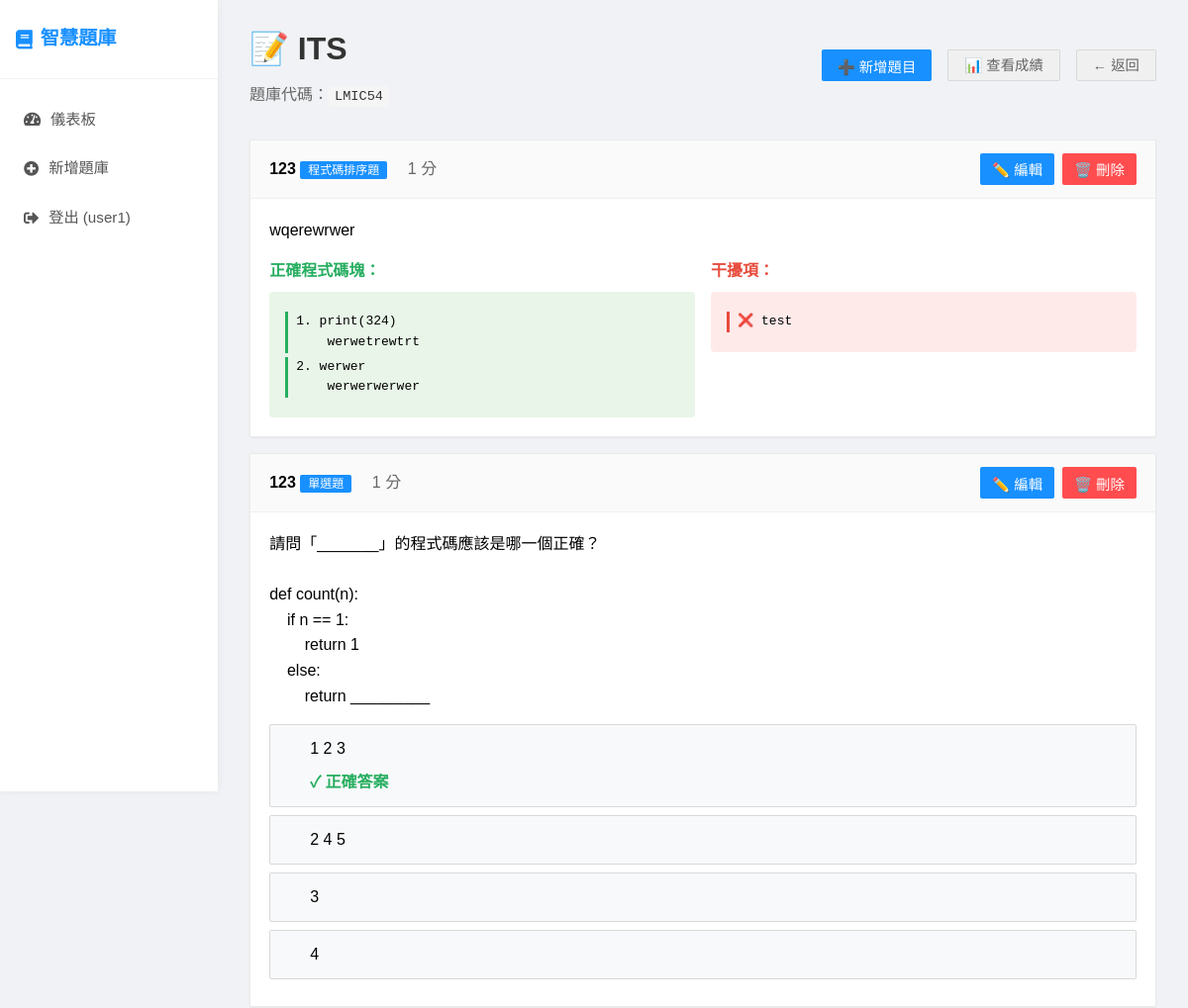
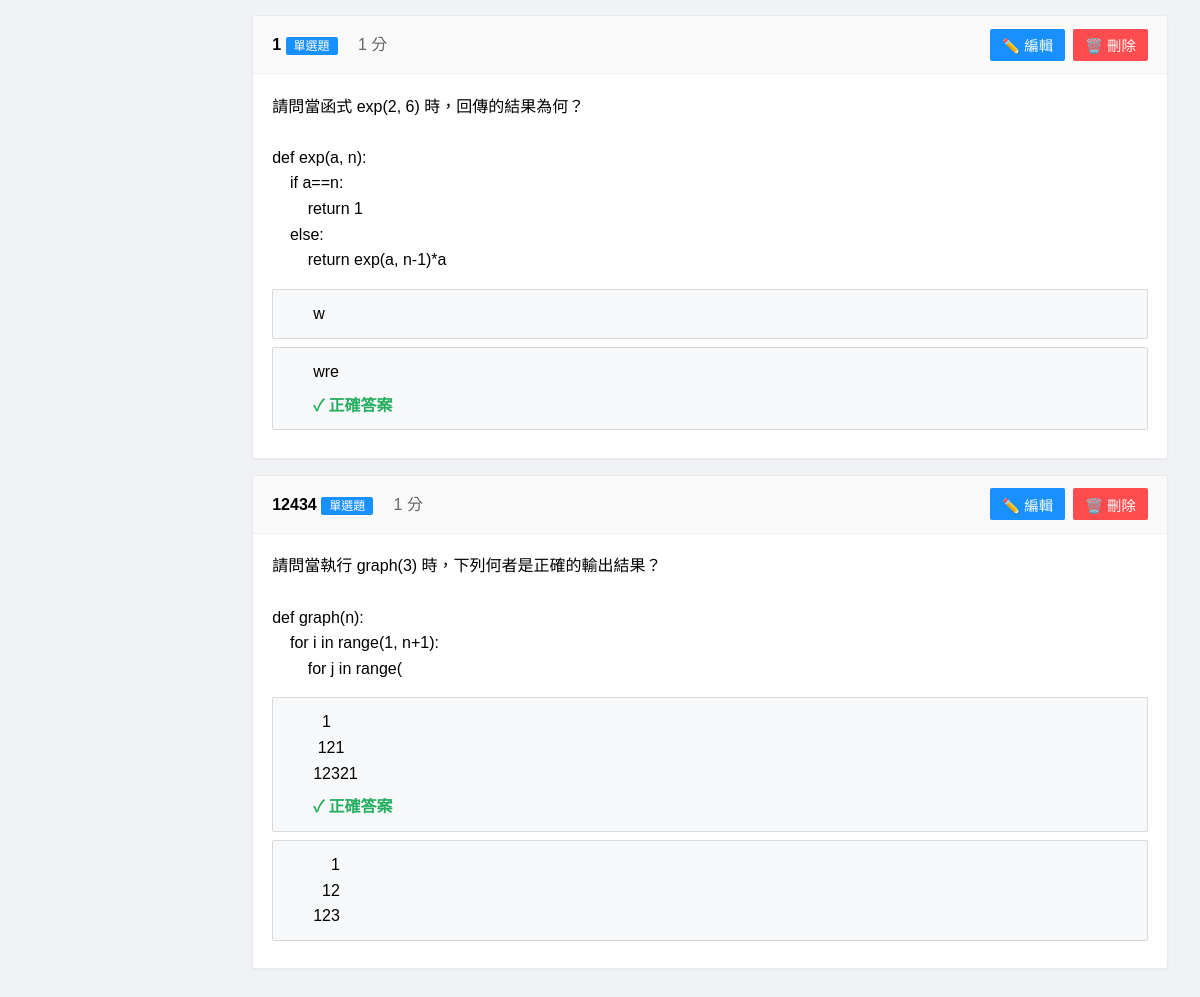
/quiz-bank/1 (signed in), run on an earlier commit of the app's database (2 pictures, top to bottom).
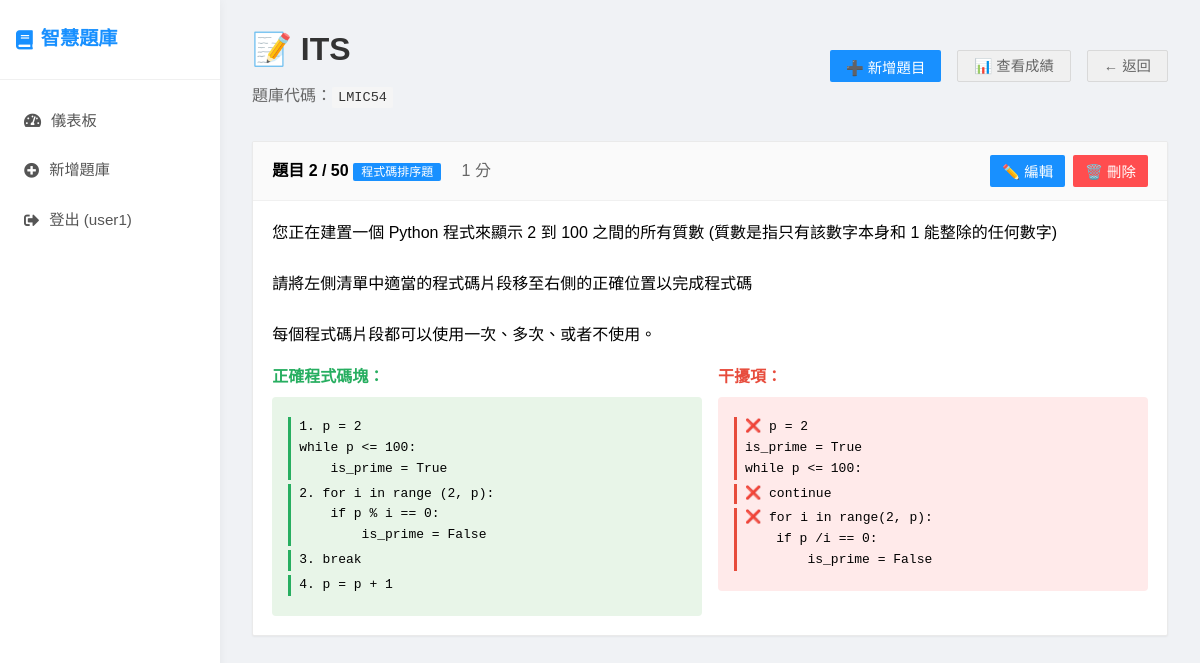
And on a later commit of the database.
### app.py (models this page shows)
class Question(db.Model):
    id = db.Column(db.Integer, primary_key=True)
    title = db.Column(db.String(200), nullable=False)
    question_text = db.Column(db.Text, nullable=False)
    question_type = db.Column(db.String(50), nullable=False)  # single_choice, multiple_choice, fill_blank, dropdown, parsons
    question_data = db.Column(db.Text)  # JSON格式儲存選項、正確答案等
    points = db.Column(db.Integer, default=1)
    order_index = db.Column(db.Integer, default=0)
    quiz_bank_id = db.Column(db.Integer, db.ForeignKey('quiz_bank.id'), nullable=False)
    created_at = db.Column(db.DateTime, default=datetime.utcnow)

### app.py (the view)
@app.route('/quiz-bank/<int:quiz_bank_id>')
@login_required
def manage_quiz_bank(quiz_bank_id):
    quiz_bank = QuizBank.query.get_or_404(quiz_bank_id)
    if quiz_bank.teacher_id != current_user.id:
        return redirect(url_for('teacher_dashboard'))
    questions = Question.query.filter_by(quiz_bank_id=quiz_bank_id).order_by(Question.order_index).all()
    return render_template('manage_quiz_bank.html', quiz_bank=quiz_bank, questions=questions)

### app.py (called while the page is built)
@app.template_filter('from_json')
def from_json_filter(value):
    try:
        return json.loads(value) if value else {}
    except:
        return {}

@app.template_global()
def get_question_type_name(question_type):
    type_names = {
        'single_choice': '單選題',
        'multiple_choice': '多選題',
        'fill_blank': '填空題',
        'dropdown': '下拉選單',
        'dropdown_fillblank': '下拉選單填空題',
        'parsons': '程式碼排序題'
    }
    return type_names.get(question_type, question_type)

@login_manager.user_loader
def load_user(user_id):
    return User.query.get(int(user_id))

### templates/manage_quiz_bank.html (shortened to what the changed rows need)
{% extends "base.html" %}
{% block content %}
<div>
    <div style="display: flex; justify-content: space-between; align-items: center; margin-bottom: 2rem;">
        <div>
            <h1 style="color: #333; margin-bottom: 0.5rem;">📝 {{ quiz_bank.title }}</h1>
        </div>
    </div>
    <div id="questions-container">
        {% if questions %}
            {% for question in questions %}
            <div class="question-item" data-question-id="{{ question.id }}">
                <div class="question-header">
                    <div>
                        <strong>{{ question.title }}</strong>
                        <span class="question-type-badge">{{ get_question_type_name(question.question_type) }}</span>
                        <span style="color: #666; margin-left: 1rem;">{{ question.points }} 分</span>
                    </div>
                    <div style="display: flex; gap: 0.5rem;">
                        <button onclick="editQuestion({{ question.id }})" class="btn" style="padding: 6px 12px;">✏️ 編輯</button>
                        <button onclick="deleteQuestion({{ question.id }})" class="btn btn-danger" style="padding: 6px 12px;">🗑️ 刪除</button>
                    </div>
                </div>
                <div class="question-content">
                    <p style="white-space: pre-wrap;">{{ question.question_text | trim }}</p>
                    {% if question.question_data %}
                        {% set data = question.question_data | from_json %}
                        {% if question.question_type in ['single_choice', 'multiple_choice'] %}
                            <div style="margin-top: 1rem;">
                                {% for option in data.options %}
                                <div class="option" style="background: #f8f9fa;">
                                    <div class="option-text">{{ option }}</div>
                                    {% if (question.question_type == 'single_choice' and option == data.correct_answer) or
                                           (question.question_type == 'multiple_choice' and option in data.correct_answers) %}
                                    <div class="option-correct">✓ 正確答案</div>
                                    {% endif %}
                                </div>
                                {% endfor %}
                            </div>
                        {% elif question.question_type == 'fill_blank' %}
                            <div style="margin-top: 1rem; color: #27ae60;">
                                <strong>正確答案：</strong> {{ data.correct_answer }}
                            </div>
                        {% elif question.question_type == 'dropdown' %}
                            <div style="margin-top: 1rem;">
                                <strong>選項：</strong> {{ data.options | join(', ') }}<br>
                                <strong style="color: #27ae60;">正確答案：</strong> {{ data.correct_answer }}
                            </div>
                        {% elif question.question_type == 'parsons' %}
                            <div style="margin-top: 1rem;">
                                <div style="display: flex; gap: 1rem;">
                                    <div style="flex: 1;">
                                        <strong style="color: #27ae60;">正確程式碼塊：</strong>
                                        <div style="font-family: monospace; background: #e8f5e8; padding: 1rem; border-radius: 4px; margin-top: 0.5rem;">
                                            {% for block in data.correct_blocks %}
                                            <div style="border-left: 3px solid #27ae60; padding-left: 0.5rem; margin: 0.25rem 0; white-space: pre-wrap; font-family: monospace;">{{ loop.index }}. {{ block }}</div>
                                            {% endfor %}
                                        </div>
                                    </div>
                                    {% if data.distractor_blocks %}
                                    <div style="flex: 1;">
                                        <strong style="color: #e74c3c;">干擾項：</strong>
                                        <div style="font-family: monospace; background: #ffeaea; padding: 1rem; border-radius: 4px; margin-top: 0.5rem;">
                                            {% for block in data.distractor_blocks %}
                                            <div style="border-left: 3px solid #e74c3c; padding-left: 0.5rem; margin: 0.25rem 0; white-space: pre-wrap; font-family: monospace;">❌ {{ block }}</div>
                                            {% endfor %}
                                        </div>
                                    </div>
                                    {% endif %}
                                </div>
                            </div>
                        {% endif %}
                    {% endif %}
                </div>
            </div>
            {% endfor %}
        {% else %}
            <div style="text-align: center; padding: 3rem; background: #f8f9fa; border-radius: 10px;">
                <h3 style="color: #666; margin-bottom: 1rem;">📝 還沒有題目</h3>
                <p style="color: #888; margin-bottom: 2rem;">開始建立您的第一個題目吧！</p>
                <button onclick="showAddQuestionModal()" class="btn">➕ 新增題目</button>
            </div>
        {% endif %}
    </div>
</div>
{% endblock %}

What changed in the data, as far as the page shows it:
removed Question: title "123", question_type "程式碼排序題", points "1", question_text "wqerewrwer", correct_blocks "print(324) werwetrewtrt" "werwer werwerwerwer", distractor_blocks "test"
removed Question: title "123", question_type "單選題", points "1", question_text "請問「_______」的程式碼應該是哪一個正確？ def count(n): if n == 1: return 1 else: return _________", options "1 2 3" "2 4 5" "3" "4"
removed Question: title "1", question_type "單選題", points "1", question_text "請問當函式 exp(2, 6) 時，回傳的結果為何？ def exp(a, n): if a==n: return 1 else: return exp(a, n-1)*a", options "w" "wre"
removed Question: title "12434", question_type "單選題", points "1", question_text "請問當執行 graph(3) 時，下列何者是正確的輸出結果？ def graph(n): for i in range(1, n+1): for j in range(", options "1 121 12321" "1 12 123"
added Question: title "題目 2 / 50", question_type "程式碼排序題", points "1", question_text "您正在建置一個 Python 程式來顯示 2 到 100 之間的所有質數 (質數是指只有該數字本身和 1 能整除的任何數字) 請將左側清單中適當的程式碼片段移至右側的正確位置以完成程式碼 每個程式碼片段都可以使用一次、多次、或者不使用。", correct_blocks "p = 2 while p <= 100: is_prime = True" "for i in range (2, p): if p % i == 0: is_prime = False" "break" "p = p + 1", distractor_blocks "p = 2 is_prime = True while p <= 100:" "continue" "for i in range(2, p): if p /i == 0: is_prime = False"
